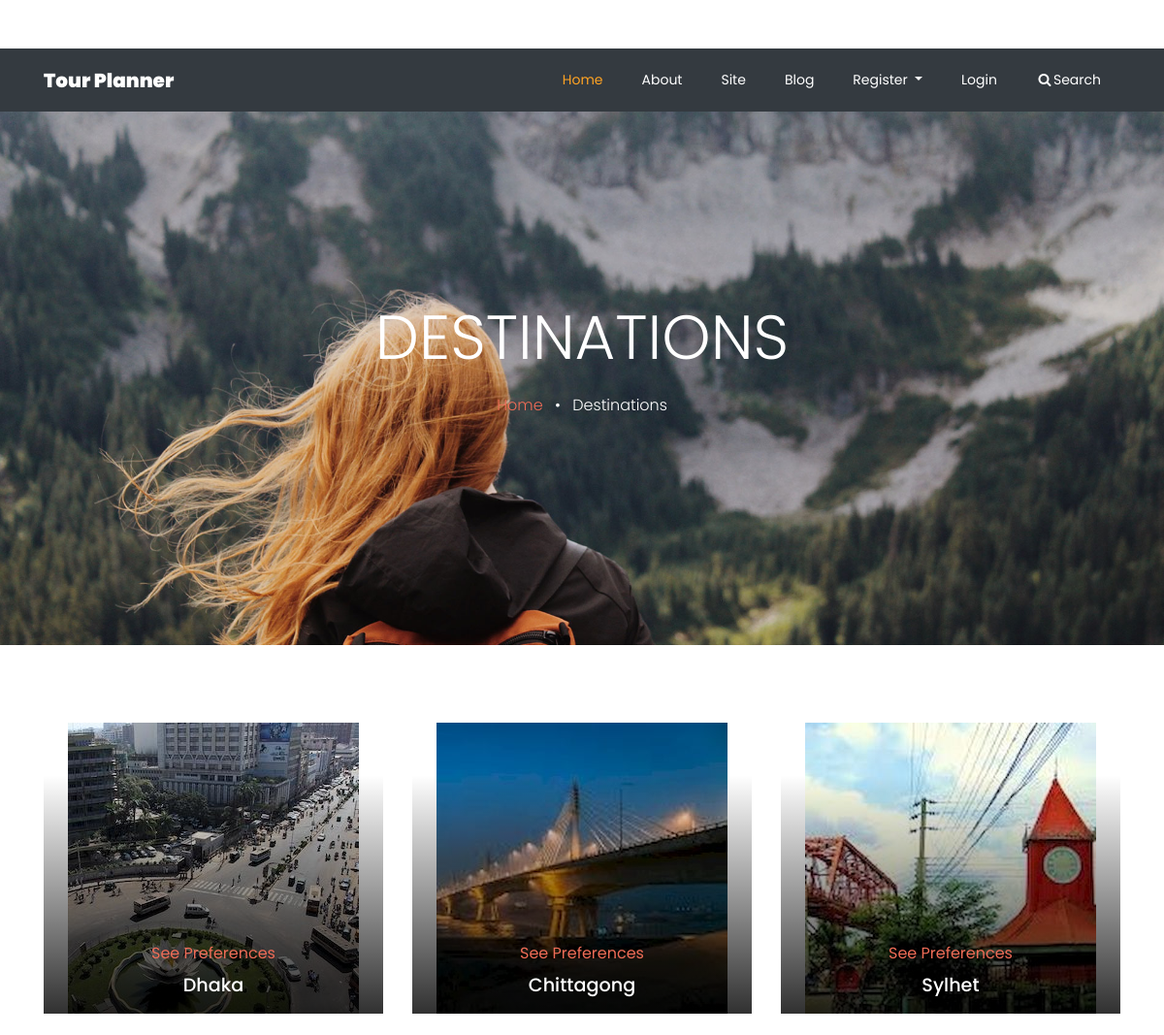
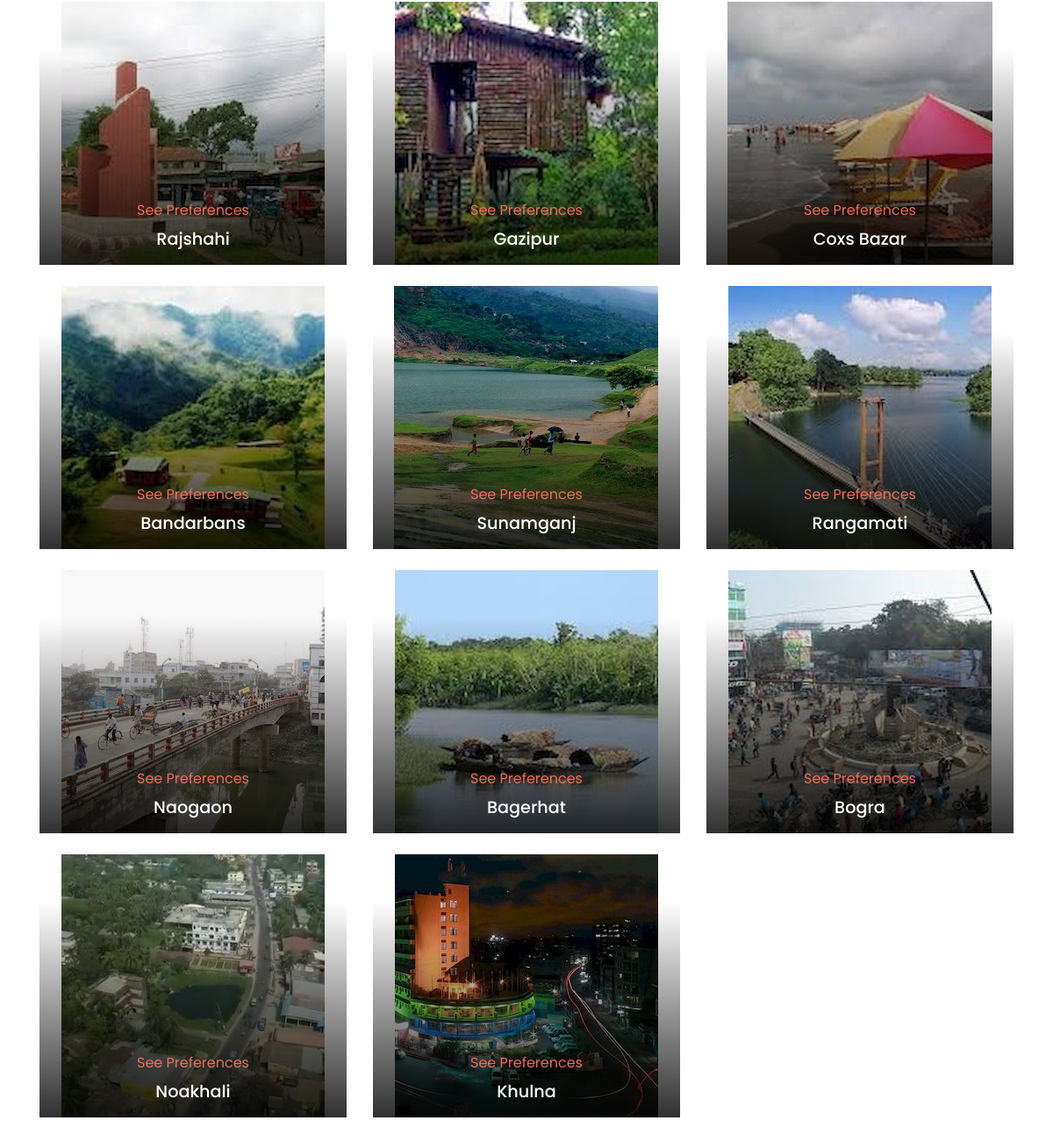
Screenshot of /city/ with the database file from the repository (2 pictures, top to bottom).
### database/models.py (models this page shows)
class CITY(models.Model):
    cityName = models.CharField(max_length=200)
    longitude = models.CharField(max_length=30, blank=True)
    latitude = models.CharField(max_length=30, blank=True)
    description = models.CharField(max_length=300, blank=True)
    image = models.ImageField(upload_to='allImages/')
    def image_tag(self):
        return mark_safe('<img src="{}" width="100" height="50" />'.format(str(self.image.url)))
    image_tag.short_description = 'Image'
    '''def __str__(self):
        return str(self.pk) + "," + self.cityName + "," + self.longitude + "," \
               + self.latitude + "," + self.image'''

### ChoiceSubsystem/views.py (the view)
# urls.py: path('', views.display_cityChoice_page, name="city"),
def display_cityChoice_page(request):
    template = loader.get_template('cityChoice.html')
    context = {}
    all_cities=CITY.objects.all()
    no_of_cities=all_cities.count()
    rows=int(no_of_cities/3)
    if (no_of_cities%3) != 0:
        rows=rows+1
    counter=0
    city_ids=[]
    city_names={}
    city_images={}
    city_descs={}
    for i in range(0,rows):
        ids=[]
        for j in range(0,3):
            if counter < no_of_cities:
                index=all_cities[counter].id
                ids.append(index)
                city_names[index]=all_cities[counter].cityName
                city_images[index]=str(all_cities[counter].image)
                city_descs[index]=all_cities[counter].description
                counter=counter+1
        city_ids.append(ids)
    context['city_ids']=city_ids
    context['city_names']=city_names
    context['city_descs']=city_descs
    context['city_images']=city_images
    if request.user.is_authenticated:
        context['logged_in']=True
    else:
        context['logged_in'] =False
    return HttpResponse(template.render(context, request))

### ChoiceSubsystem/templatetags/ChoiceSubsystem_extras.py (called while the page is built)
@register.filter(name='foo')
def foo(dict, key):
    return dict[key]

### templates/cityChoice.html (shortened to what this page needs)
<!DOCTYPE html>
{% extends 'base.html' %}
{% load ChoiceSubsystem_extras %}
{% block head %}
    <link rel="stylesheet" href="/static/choicePage/fonts/icomoon/style.css">
    <link rel="stylesheet" href="/static/choicePage/css/bootstrap.min.css">
    <link rel="stylesheet" href="/static/choicePage/css/magnific-popup.css">
    <link rel="stylesheet" href="/static/choicePage/css/jquery-ui.css">
    <link rel="stylesheet" href="/static/choicePage/css/owl.carousel.min.css">
    <link rel="stylesheet" href="/static/choicePage/css/owl.theme.default.min.css">
    <link rel="stylesheet" href="/static/choicePage/css/bootstrap-datepicker.css">
    <link rel="stylesheet" href="/static/choicePage/fonts/flaticon/font/flaticon.css">
    <link rel="stylesheet" href="https://cdn.jsdelivr.net/npm/mediaelement@4.2.7/build/mediaelementplayer.min.css">
    <link rel="stylesheet" href="/static/choicePage/css/aos.css">
    <link rel="stylesheet" href="/static/choicePage/css/style.css">
{% endblock %}
{% block navStyle %}navbar navbar-expand-lg navbar-dark ftco_navbar bg-dark ftco-navbar-light {% endblock %}
{% block body %}
        <div class="site-blocks-cover inner-page-cover" style="background-image: url(/static/choicePage/images/hero_bg_2.jpg);" data-aos="fade" data-stellar-background-ratio="0.5">
        <div class="container">
          <div class="row align-items-center justify-content-center text-center">
            <div class="col-md-8" data-aos="fade-up" data-aos-delay="400">
              <h1 class="text-white font-weight-light">Destinations</h1>
              <div><a href="{% url 'home' %}">Home</a> <span class="mx-2 text-white">&bullet;</span> <span class="text-white">Destinations</span></div>
            </div>
          </div>
        </div>
      </div>
    <div class="site-section">
       <div class="container">
        {% for r in city_ids %}
        <div class="row">
            {% for id in r %}
                <div class="col-md-6 col-lg-4 mb-4 mb-lg-4">
                    <a href="{% url 'preference'  id %}" class="unit-1 text-center">
                      <img src="/media/{{city_images|foo:id}}" alt="Image" class="img-fluid">
                      <div class="unit-1-text">
                        <strong class="text-primary mb-2 d-block">See Preferences</strong>
                        <h3 class="unit-1-heading">{{ city_names|foo:id }}</h3>
                      </div>
                    </a>
                  </div>
            {% endfor %}
         </div>
         {% endfor %}
        </div>
</div>
{% endblock %}

### templates/base.html (shortened to what this page needs)
<!DOCTYPE html>
{% load staticfiles %}
<html lang="en">
  <head>
    <link rel="stylesheet" href="https://maxcdn.bootstrapcdn.com/font-awesome/4.4.0/css/font-awesome.min.css">
    <link rel="stylesheet" href="https://cdnjs.cloudflare.com/ajax/libs/font-awesome/4.7.0/css/font-awesome.min.css">
    <link rel="stylesheet" href="/static/website_template/css/open-iconic-bootstrap.min.css">
    <link rel="stylesheet" href="/static/website_template/css/animate.css">
    <link rel="stylesheet" href="/static/website_template/css/owl.carousel.min.css">
    <link rel="stylesheet" href="/static/website_template/css/owl.theme.default.min.css">
    <link rel="stylesheet" href="/static/website_template/css/magnific-popup.css">
    <link rel="stylesheet" href="/static/website_template/css/aos.css">
    <link rel="stylesheet" href="/static/website_template/css/ionicons.min.css">
    <link rel="stylesheet" href="/static/website_template/css/bootstrap-datepicker.css">
    <link rel="stylesheet" href="/static/website_template/css/jquery.timepicker.css">
    <link rel="stylesheet" href="/static/website_template/css/flaticon.css">
    <link rel="stylesheet" href="/static/website_template/css/icomoon.css">
    <link rel="stylesheet" href="/static/website_template/css/style.css">
      {% block head %}
      {% endblock %}
  </head>
  <body>
	  <nav class="{% block navStyle %}{% endblock %}" id="ftco-navbar">
	    <div class="container">
	      <a class="navbar-brand" href="#">Tour Planner</a>
	      <div class="collapse navbar-collapse" id="ftco-nav">
	        <ul class="navbar-nav ml-auto">
	        	<li class="nav-item active"><a href="{% url 'home' %}" class="nav-link">Home</a></li>
	        	<li class="nav-item"><a href="#" class="nav-link">About</a></li>
	        	<li class="nav-item"><a href="{% url 'city' %}" class="nav-link">Site</a></li>
	        	<li class="nav-item"><a href="{% url 'AllBlogPosts' %}" class="nav-link">Blog</a></li>
                {% if not logged_in %}
                    <li class="nav-item dropdown">
                      <a class="nav-link dropdown-toggle" href="#" id="navbardrop" data-toggle="dropdown">
                       Register
                      </a>
                    </li>
                    {% with  view_func_name="home" %}
			        <li class="nav-item"><a href="{% url 'login' view_func_name %}" class="nav-link">Login</a></li>
                    {% endwith %}
			    {% endif %}
			  <li class="nav-item"> <a href="{% url 'show_search_results' %}" class="nav-link"><i class="fa fa-fw fa-search"></i>Search</a></li>
	        </ul>
	      </div>
	    </div>
	  </nav>
{% block body %}
{% endblock %}
  </body>
</html>

### static/choicePage/css/style.css (style rules this page uses)
body { line-height: 1.7; color: #4d4d4d; font-weight: 300; font-size: 1rem; }
a { -webkit-transition: .3s all ease; -o-transition: .3s all ease; transition: .3s all ease; }
h1, h2, h3, h4, h5, .h1, .h2, .h3, .h4, .h5 { font-family: "Poppins", -apple-system, BlinkMacSystemFont, "Segoe UI", Roboto, "Helvetica Neue", Arial, sans-serif, "Apple Color Emoji", "Segoe UI Emoji", "Segoe UI Symbol", "Noto Color Emoji"; }
.site-section { padding: 2.5em 0; }
@media (min-width: 768px) { .site-section { padding: 5em 0; } }
.site-blocks-cover { background-size: cover; background-repeat: no-repeat; background-position: top; background-position: center center; }
.site-blocks-cover, .site-blocks-cover .row { min-height: 600px; height: calc(100vh - 73px); }
.site-blocks-cover.inner-page-cover, .site-blocks-cover.inner-page-cover .row { min-height: 600px; height: calc(30vh); }
.site-blocks-cover h1 { text-transform: uppercase; font-size: 4rem; font-weight: 900; color: #fff; line-height: 1.5; }
.unit-1 { position: relative; width: 100%; overflow: hidden; display: block; }
.unit-1:after { content: ""; z-index: 1; position: absolute; bottom: 0; top: 0; left: 0; right: 0; background: -moz-linear-gradient(top, transparent 0%, transparent 18%, rgba(0, 0, 0, 0.8) 99%, rgba(0, 0, 0, 0.8) 100%); background: -webkit-linear-gradient(top, transparent 0%, transparent 18%, rgba(0, 0, 0, 0.8) 99%, rgba(0, 0, 0, 0.8) 100%); background: -webkit-gradient(linear, left top, left bottom, from(transparent), color-stop(18%, transparent), color-stop(99%, rgba(0, 0, 0, 0.8)), to(rgba(0, 0, 0, 0.8))); background: -o-linear-gradient(top, transparent 0%, transparent 18%, rgba(0, 0, 0, 0.8) 99%, rgba(0, 0, 0, 0.8) 100%); background: linear-gradient(to bottom, transparent 0%, transparent 18%, rgba(0, 0, 0, 0.8) 99%, rgba(0, 0, 0, 0.8) 100%); filter: progid:DXImageTransform.Microsoft.gradient( startColorstr='#00000000', endColorstr='#cc000000',GradientType=0 ); }
.unit-1 img { -o-object-fit: cover; object-fit: cover; -webkit-transform: scale(1); -ms-transform: scale(1); transform: scale(1); }
.unit-1 img, .unit-1 .unit-1-text { -webkit-transition: .3s all ease-in-out; -o-transition: .3s all ease-in-out; transition: .3s all ease-in-out; }
.unit-1 .unit-1-text { z-index: 2; position: absolute; bottom: 10px; color: #fff; display: block; width: 100%; }
.unit-1 .unit-1-text .unit-1-heading { font-size: 1.2rem; position: relative; }

### rows the page displays
CITY: shows a picture, cityName "Dhaka"
CITY: shows a picture, cityName "Chittagong"
CITY: shows a picture, cityName "Sylhet"
CITY: shows a picture, cityName "Rajshahi"
CITY: shows a picture, cityName "Gazipur"
CITY: shows a picture, cityName "Coxs Bazar"
CITY: shows a picture, cityName "Bandarbans"
CITY: shows a picture, cityName "Sunamganj"
CITY: shows a picture, cityName "Rangamati"
CITY: shows a picture, cityName "Naogaon"
CITY: shows a picture, cityName "Bagerhat"
CITY: shows a picture, cityName "Bogra"
CITY: shows a picture, cityName "Noakhali"
CITY: shows a picture, cityName "Khulna"
